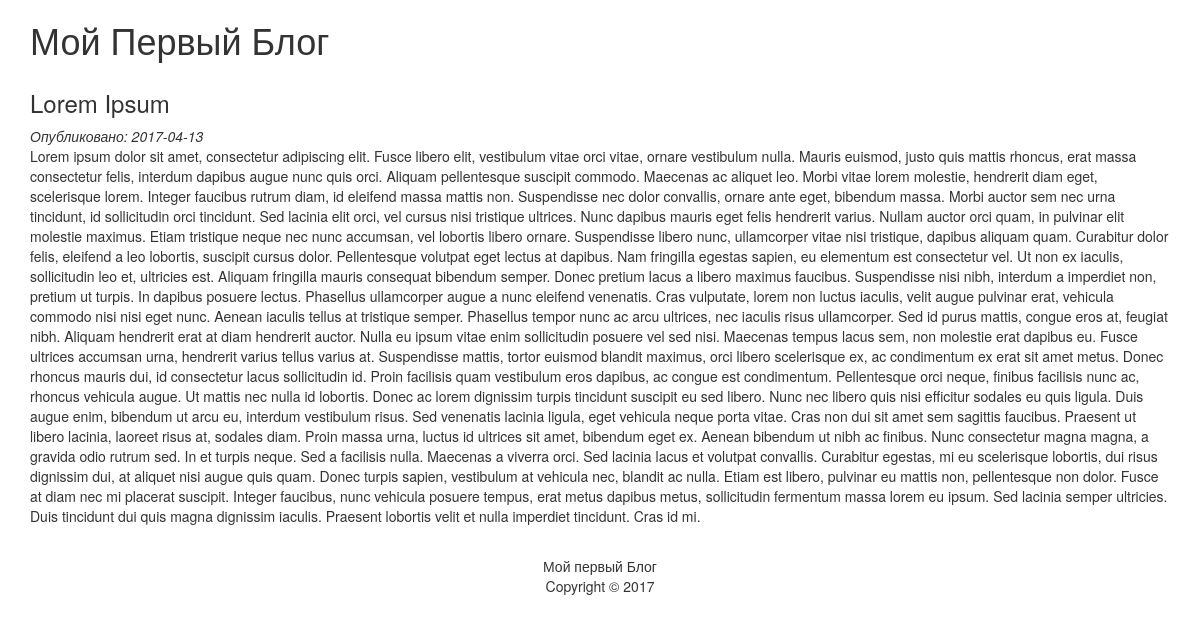
The app's page /article.php?id=4 with its own data.
### tables this page shows
CREATE TABLE IF NOT EXISTS `articles` (
  `id` int(11) NOT NULL,
  `title` varchar(255) NOT NULL,
  `content` text NOT NULL,
  `date` date NOT NULL
);

### article.php (called while the page is built)
<?php
	require_once("database.php");
	require_once("models/articles.php");
	$link = db_connect();
	$article = articles_get($link, $_GET['id']);
	include("views/article.php");
?>

### models/articles.php (called while the page is built, shortened)
<?php
	function articles_get($link, $id_article) {
		$query = sprintf("SELECT * FROM articles WHERE id=%d",(int)$id_article);
		$result = mysqli_query($link, $query);
		$article = mysqli_fetch_assoc($result);
		return $article;
	}
?>

### views/article.php (the view, shortened to what this page needs)
<!DOCTYPE html>
<html>
	<head>
		<link rel="stylesheet" href="style.css">
		<link rel="stylesheet" href="https://maxcdn.bootstrapcdn.com/bootstrap/3.3.7/css/bootstrap.min.css">
	</head>
	<body>
		<div class="container">
			<h1>Мой Первый Блог</h1>
			<div>
				<div class="article">
					<h3>
						<?=$article['title']?></a>
					</h3>
					<em>Опубликовано: <?=$article['date']?></em>
					<p><?=$article['content']?></p>
				</div>
			</div>
			<footer>
				<p>Мой первый Блог<br>Copyright &copy; 2017</p>
			</footer>
		</div>
	</body>
</html>

### style.css (style rules this page uses)
footer { text-align: center; }
.article { margin-top: 30px; margin-bottom: 30px; }

### records on screen
articles: title "Lorem Ipsum", date "2017-04-13", content "Lorem ipsum dolor sit amet, consectetur adipiscing elit. Fusce libero elit, vestibulum vitae orci vitae, ornare vestibulum nulla. Mauris euismod, justo quis mattis rhoncus, erat massa consectetur felis, interdum dapibus augue nunc quis orci. Aliquam pellentesque suscipit commodo. Maecenas ac aliquet leo. Morbi vitae lorem molestie, hendrerit diam eget, scelerisque lorem. Integer faucibus rutrum diam, id eleifend massa mattis non. Suspendisse nec dolor convallis, ornare ante eget, bibendum massa. Morbi auctor sem nec urna tincidunt, id sollicitudin orci tincidunt. Sed lacinia elit orci, vel cursus nisi tristique ultrices. Nunc dapibus mauris eget felis hendrerit varius. Nullam auctor orci…"
